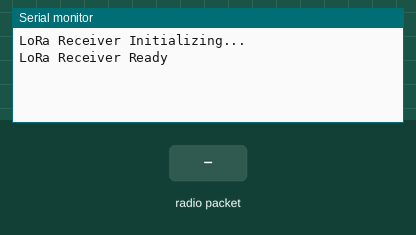
Simulated run of this sketch. Board: Arduino Uno, built with avr-gcc and run on an emulated ATmega328P. On the bench: the last lines printed to the serial monitor. The test bench sets the inputs (shaded band). No radio packets arrive unless stated.

Above: at 1.2 s.
1.3 s: radio packet "1" arrives
At 2.5 s:
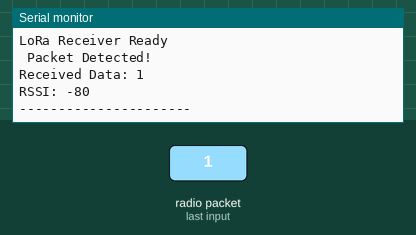
2.8 s: radio packet "0" arrives
At 3.8 s:
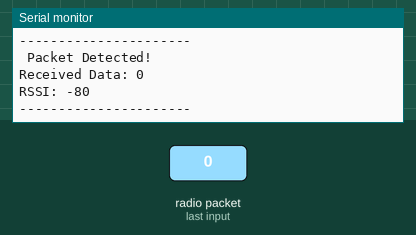
4.3 s: radio packet "2" arrives
At 4.9 s:
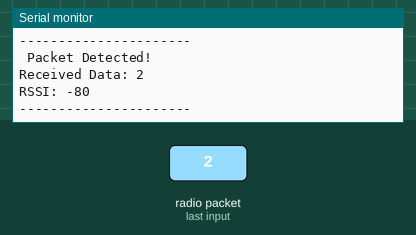

Measured:
- after the input at 1.3 s, the serial monitor: prints a new line at once (image 1)
- after the input at 2.8 s, the serial monitor: prints a new line at once (image 2)
- after the input at 4.3 s, the serial monitor: prints a new line at once (image 3)

The sketch:

espmaster.ino
```cpp
#include <SPI.h>
#include <LoRa.h>

#define PIN_LORA_CS 5
#define PIN_LORA_RST 2
#define PIN_LORA_DIO0 4
#define LORA_FREQUENCY 433E6

void setup() {
    Serial.begin(115200);
    Serial.println("LoRa Receiver Initializing...");

    LoRa.setPins(PIN_LORA_CS, PIN_LORA_RST, PIN_LORA_DIO0);
    LoRa.setSPIFrequency(1E6);  // Reduce SPI speed

    if (!LoRa.begin(LORA_FREQUENCY)) {
        Serial.println("LoRa Initialization Failed!");
        while (1);
    }

    Serial.println("LoRa Receiver Ready");
}

void loop() {
    int packetSize = LoRa.parsePacket();
    if (packetSize) {
        Serial.println(" Packet Detected!");

        String receivedData = "";
        while (LoRa.available()) {
            char c = (char)LoRa.read();
            receivedData += c;
        }

        Serial.print("Received Data: ");
        Serial.println(receivedData);
        Serial.print("RSSI: ");
        Serial.println(LoRa.packetRssi());

        Serial.println("----------------------");
    }
}
```
